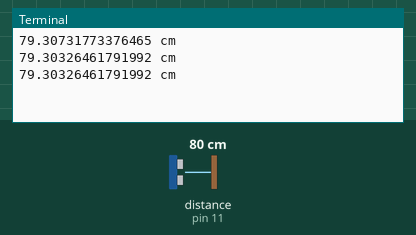
Bench run of a program on a simulated Raspberry Pi (header pin numbers). On the bench: the last lines printed to the terminal. The test bench sets the inputs (shaded band); at power-on: distance to the obstacle (sensor on pin 11) 80 cm. The clock reads 2024-03-15 10:24:30 at power-on unless the program sets it.

Above: at 1.2 s.
1.3 s: distance to the obstacle (sensor on pin 11) set to 2 cm
At 1.9 s:
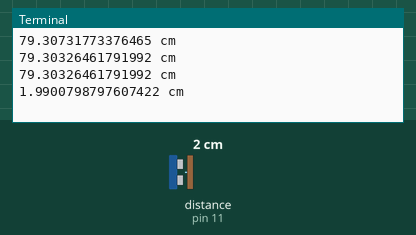
2.8 s: distance to the obstacle (sensor on pin 11) set to 4 cm
At 3.4 s:
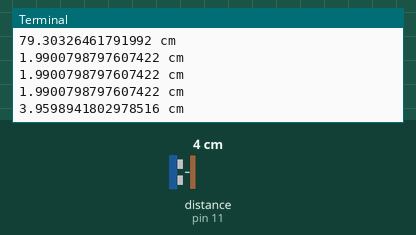
Timing chart, 0 to 5.8 s (numbered marks = the images above; inputs shaded):
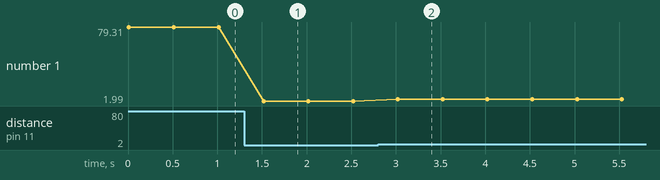

The program:

distance_sensor.py
```python
import RPi.GPIO as GPIO
import time

# NOTE: don't use GPIO02 or GPIO03, they have
# internal pullup resistors that prevents results.

try:
  # Setup
  GPIO.setmode(GPIO.BOARD)

  while(1):
    GPIO.setup(11, GPIO.OUT)
    # Set to low
    GPIO.output(11, False)

    # Sleep 2 micro-seconds
    time.sleep(0.000002)

    # Set high
    GPIO.output(11, True)

    # Sleep 5 micro-seconds
    time.sleep(0.000005)

    # Set low
    GPIO.output(11, False)

    # Set to input
    GPIO.setup(11, GPIO.IN)

    # Count microseconds that SIG was high
    while GPIO.input(11) == 0:
        pass
    starttime = time.time()

    while GPIO.input(11) == 1:
        pass
    endtime = time.time()

    duration = endtime - starttime
    # The speed of sound is 340 m/s or 29 microseconds per centimeter.
    # The ping travels out and back, so to find the distance of the
    # object we take half of the distance travelled.
    # distance = duration / 29 / 2
    distance = duration * 34000 / 2
    print (distance, "cm")
    time.sleep(0.5)
#except: KeyboardInterrupt
finally:
  GPIO.cleanup()
```

Measured:
- after the input at 1.3 s, the terminal: prints a new line after 0.22 s (image 1)
- after the input at 2.8 s, the terminal: prints a new line after 0.22 s (image 2)
- plotted number 1: 79.3 → 1.99 after the input at 1.3 s, 1.99 → 3.96 after the input at 2.8 s
